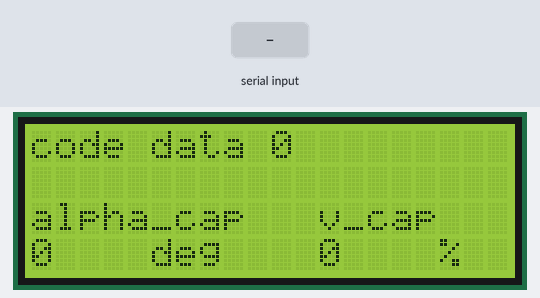
The sketch below on a simulated Arduino Uno, built with avr-gcc and run on an emulated ATmega328P. Shown: 20×4 character LCD. The inputs (shaded band) are chosen by the test bench.

Above: at 1.2 s.
1.3 s: byte 30 received over Serial
At 2.0 s:
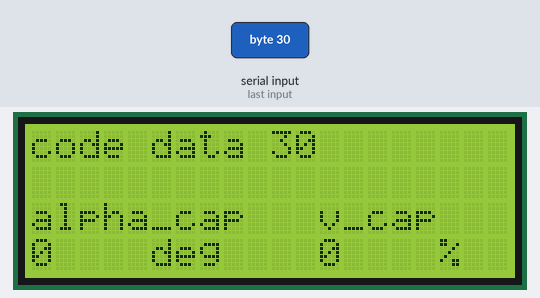
2.8 s: byte 90 received over Serial
4.3 s: byte 120 received over Serial
At 5.8 s:
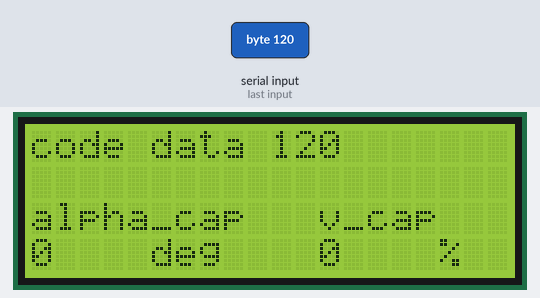
Timing chart, 0 to 7.3 s (numbered marks = the images above; inputs shaded):
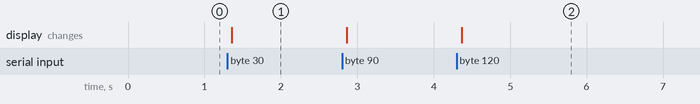

The sketch:

arduino.ino
```cpp
#include <Wire.h>
#include <LiquidCrystal_I2C.h>

//----- Adressage matériel -----
// En cas de non fonctionnement, mettez la ligne 8 en
// commentaire et retirez le commentaire à la ligne 9.

LiquidCrystal_I2C lcd(0x27, 20, 4);

//char v_cap_char;
//char alpha_char;
int data_temp[3] ;
int alpha_cap = 0, v_cap = 0 ;


void setup()
{
  lcd.begin(); // initialisation de l'afficheur
  Serial.begin(57600);
  lcd.backlight();
}

void loop()
{
  if (Serial.available()) {
    // Wait a bit for the entire message to arrive
    //delay(100);
    // Clear the screen
    lcd.clear();

    // Write all characters received with the serial port to the LCD.
    while (Serial.available() > 0) {
      //data = Serial.parseInt();
      //Serial.parseInt();

      data_temp[0] = Serial.read();
      data_temp[1] = Serial.read();
      data_temp[2] = Serial.read();
    }
  }


  if (data_temp[0] == 0xFB)
  {

    if (data_temp[2] == 0x04)
    {
      alpha_cap = 0;
    }
    else if (data_temp[1] == 0x02)
    {
      alpha_cap = -data_temp[2];
    }
    else if  (data_temp[1] == 0x01)
    {
      alpha_cap = data_temp[2];
    }
    else
    {
      alpha_cap = data_temp[2];
    }
  }
  else if(data_temp[0] == 0xFC)
  {
    if (data_temp[2] == 0x04)
    {
      v_cap = 0;
    }
    else
    {
      v_cap = data_temp[2];
    }
  }

  lcd.setCursor(0, 0);
  lcd.print("code data");
  lcd.setCursor(10, 0);
  lcd.print(data_temp[0]);
  lcd.setCursor(0, 2);
  lcd.print("alpha_cap");
  lcd.setCursor(12, 2);
  lcd.print("v_cap");
  lcd.setCursor(0, 3);
  lcd.print(alpha_cap);
  lcd.setCursor(12, 3);
  lcd.print(v_cap);
  lcd.setCursor(5, 3);
  lcd.print("deg");
  lcd.setCursor(17, 3);
  lcd.print("%");

}
```

Measured:
- after the input at 1.3 s, the display: changes after 0.06 s (image 1)
- after the input at 4.3 s, the display: changes after 0.06 s (image 2)
